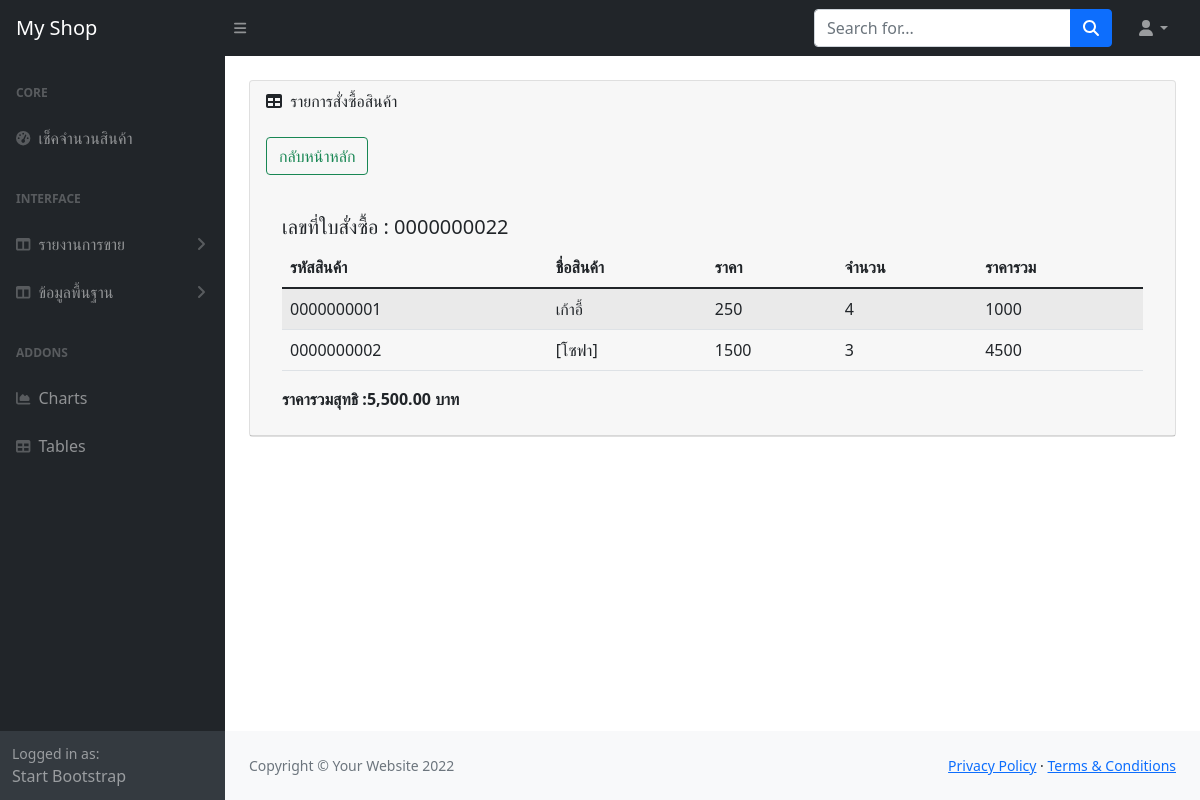
The app's page /admin/report_order_detail.php?id=0000000022 (signed in) with its own data.
### tables this page shows
CREATE TABLE `order_detail` (
  `id` int(11) NOT NULL COMMENT 'ลำดับที่',
  `orderID` int(10) UNSIGNED ZEROFILL NOT NULL COMMENT 'เลขที่ใบสั่งซื้อ',
  `pro_id` int(6) UNSIGNED ZEROFILL NOT NULL COMMENT 'รหัสสินค้า',
  `orderPrice` float NOT NULL COMMENT 'ราคาสินค้า',
  `orderQty` int(11) NOT NULL COMMENT 'จำนวนที่สั่งซื้อ',
  `Total` float NOT NULL COMMENT 'ราคารวม'
);

CREATE TABLE `product` (
  `pro_id` int(10) UNSIGNED ZEROFILL NOT NULL COMMENT 'รหัสสินค้า',
  `pro_name` varchar(255) NOT NULL COMMENT 'ชื่อสินค้า',
  `detail` text NOT NULL COMMENT 'รายละอียดสินค้า',
  `type_id` int(3) UNSIGNED ZEROFILL NOT NULL COMMENT 'รหัสประเภทสินค้า',
  `price` float(8,2) DEFAULT NULL COMMENT 'ราคาขาย',
  `amount` int(11) DEFAULT NULL COMMENT 'จำนวน',
  `image` varchar(50) DEFAULT NULL COMMENT 'รูปภาพ'
);

CREATE TABLE `tb_order` (
  `orderID` int(10) UNSIGNED ZEROFILL NOT NULL COMMENT 'เลขที่ใบสั่งซื้อ',
  `cus_name` varchar(60) NOT NULL COMMENT 'ชื่อ-นามสกุล',
  `address` text NOT NULL COMMENT 'ที่อยู่การจัดส่งสินค้า',
  `telephone` varchar(10) NOT NULL COMMENT 'เบอร์โทรศัพท์',
  `total_price` float NOT NULL COMMENT 'ราคารวมสุทธิ',
  `order_status` varchar(1) NOT NULL COMMENT '0=ยกเลิก,1=ยังไม่ชำระเงิน,2=ชำระเงิน',
  `reg_date` timestamp NOT NULL DEFAULT current_timestamp() COMMENT 'วันที่สั่งซื้อ'
);

### admin/report_order_detail.php (the view, shortened to what this page needs)
<?php include 'condb.php';
$ids=$_GET['id'];
?>
<!DOCTYPE html>
<html lang="en">
<head>
    <link href="https://cdn.jsdelivr.net/npm/simple-datatables@latest/dist/style.css" rel="stylesheet" />
    <link href="css/styles.css" rel="stylesheet" />
</head>
<body class="sb-nav-fixed">
    <?php include 'menu1.php';?>
    <div id="layoutSidenav_content">
        <main>
            <div class="container-fluid px-4">
                <div class="card mb-4 mt-4">
                    <div class="card-header">
                        <i class="fas fa-table me-1"></i>
                        รายการสั่งซื้อสินค้า
                        <div>
                            <br>
                            <a href="report_order.php"><button type="button"class="btn btn-outline-success">กลับหน้าหลัก</button></a>
                        </div><br>
                    <div class="card-body">
                        <h5>เลขที่ใบสั่งซื้อ : <?=$ids?></h5>
                        <table id="datatablesSimple" class="table table-striped">
                            <thead>
                                <tr>
                                    <th>รหัสสินค้า</th>
                                    <th>ชื่อสินค้า</th>
                                    <th>ราคา</th>
                                    <th>จำนวน</th>
                                    <th>ราคารวม</th>
                                </tr>
                            </thead>
                            <?php
                                    $sql ="select * from tb_order t, order_detail d, product p where t.orderID=d.orderID and d.pro_id=p.pro_id and d.orderID='$ids'
                                    order by d.pro_id";
                                    $result=mysqli_query($conn, $sql);
                                    $sum_total=0;
                                    while($row=mysqli_fetch_array($result)){
                                    $sum_total=$row['total_price'];
                                    ?>
                            <tr>
                                <td><?=$row['pro_id']?></td>
                                <td><?=$row['pro_name']?></td>
                                <td><?=$row['orderPrice']?></td>
                                <td><?=$row['orderQty']?></td>
                                <td><?=$row['Total']?></td>
                            </tr>
                            <?php
                                    }
                                    ?>
                        </table>
                        <b>ราคารวมสุทธิ :<?=number_format($sum_total,2)?> บาท</b>
                        </div>
                    </div>
                </div>
            </div>
        </main>
        <?php include 'footer.php';?>
    </div>
    </div>
</body>
</html>

### records on screen
order_detail: pro.pro_id "0000000001", pro.pro_name "เก้าอี้", orderPrice "250", orderQty "4", Total "1000"
order_detail: pro.pro_id "0000000002", pro.pro_name "[โซฟา]", orderPrice "1500", orderQty "3", Total "4500"
tb_order: total_price "5,500.00"

### other values on screen
$ids "0000000022"
